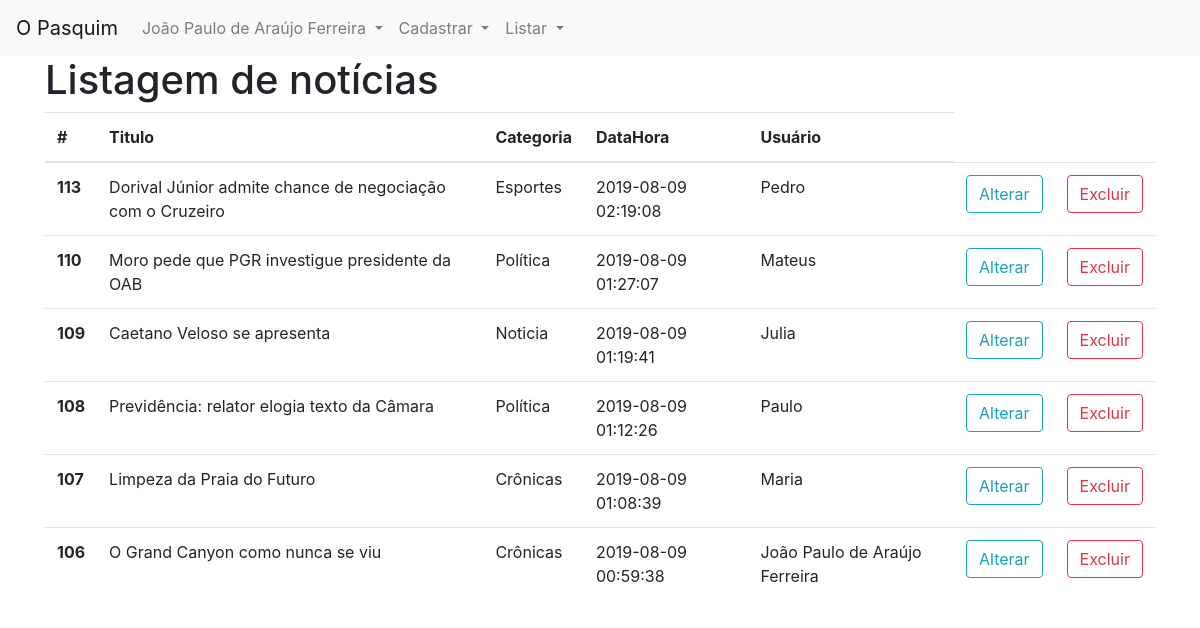
Page /admin/view/noticia/list.php (signed in) on the committed database.
### tables this page shows
CREATE TABLE `noticias` (
  `id` int(11) NOT NULL AUTO_INCREMENT,
  `titulo` varchar(255) NOT NULL,
  `subtitulo` varchar(255) NOT NULL,
  `texto` varchar(55500) DEFAULT NULL,
  `imagens` varchar(255) NOT NULL,
  `videos` varchar(255) DEFAULT NULL,
  `tags` varchar(255) NOT NULL,
  `id_categoria` int(11) DEFAULT NULL,
  `id_usuario` int(11) DEFAULT NULL,
  `datahora` varchar(150) DEFAULT NULL,
  PRIMARY KEY (`id`),
  KEY `id_categoria` (`id_categoria`),
  KEY `id_usuario` (`id_usuario`),
  CONSTRAINT `noticias_ibfk_1` FOREIGN KEY (`id_usuario`) REFERENCES `usuarios` (`id`),
  CONSTRAINT `noticias_ibfk_2` FOREIGN KEY (`id_categoria`) REFERENCES `categorias` (`id`),
  CONSTRAINT `noticias_ibfk_3` FOREIGN KEY (`id_usuario`) REFERENCES `usuarios` (`id`)
);

CREATE TABLE `categorias` (
  `id` int(11) NOT NULL AUTO_INCREMENT,
  `categoria` varchar(255) NOT NULL,
  PRIMARY KEY (`id`)
);

CREATE TABLE `usuarios` (
  `id` int(11) NOT NULL AUTO_INCREMENT,
  `nome` varchar(255) NOT NULL,
  `email` varchar(255) NOT NULL,
  `senha` varchar(255) NOT NULL,
  `nivel_permissao` varchar(255) NOT NULL,
  PRIMARY KEY (`id`)
);

### admin/class/Noticias.php (the view, shortened to what this page needs)
<?php
	Class Noticias{
		public static function list($conexao){
			$noticias = [];
			$query = "select n.id, n.titulo, c.categoria, n.datahora, u.nome from noticias as n inner join categorias as c on n.id_categoria = c.id inner join usuarios as u on n.id_usuario = u.id order by id desc";
			$result = mysqli_query($conexao, $query);
			while($noticia = mysqli_fetch_assoc($result)):
				array_push($noticias, $noticia);
			endwhile;
			foreach ($noticias as $n):
				echo	"<tr>
					 		<th scope='row'>".$n['id']."</th>
					 		<td>".$n['titulo']."</td>
					 		<td>".$n['categoria']."</td>
					 		<td>".$n['datahora']."</td>
					 		<td>".$n['nome']."</td>
					 		<td>
								<form method='post' action='edit.php'>
									<input type='hidden' name='id' value='".$n['id']."'>
									<button type='submit' class='btn btn-outline-info'>
										Alterar
									</button>
								</form>
							</td>";
				if($_SESSION['UsuarioNivel'] == "administrador") :
					echo 	"<td>
								<form method='post' action='../../model/noticia/delete.php'>
									<input type='hidden' name='id' value='".$n['id']."'>
									<button type='submit'class='btn btn-outline-danger'>
										Excluir
									</button>
								</form>
							 </td>";
				endif;
			    echo 	"</tr>";
			endforeach;
		}
	}
?>

### rows in the picture
noticias: id "113", titulo "Dorival Júnior admite chance de negociação com o Cruzeiro", id_categoria.categoria "Esportes", datahora "2019-08-09 02:19:08", id_usuario.nome "Pedro"
noticias: id "110", titulo "Moro pede que PGR investigue presidente da OAB", id_categoria.categoria "Política", datahora "2019-08-09 01:27:07", id_usuario.nome "Mateus"
noticias: id "109", titulo "Caetano Veloso se apresenta", id_categoria.categoria "Noticia", datahora "2019-08-09 01:19:41", id_usuario.nome "Julia"
noticias: id "108", titulo "Previdência: relator elogia texto da Câmara", id_categoria.categoria "Política", datahora "2019-08-09 01:12:26", id_usuario.nome "Paulo"
noticias: id "107", titulo "Limpeza da Praia do Futuro", id_categoria.categoria "Crônicas", datahora "2019-08-09 01:08:39", id_usuario.nome "Maria"
noticias: id "106", titulo "O Grand Canyon como nunca se viu", id_categoria.categoria "Crônicas", datahora "2019-08-09 00:59:38", id_usuario.nome "João Paulo de Araújo Ferreira"

### other values in the picture
$_SESSION['UsuarioNome'] "João Paulo de Araújo Ferreira"
